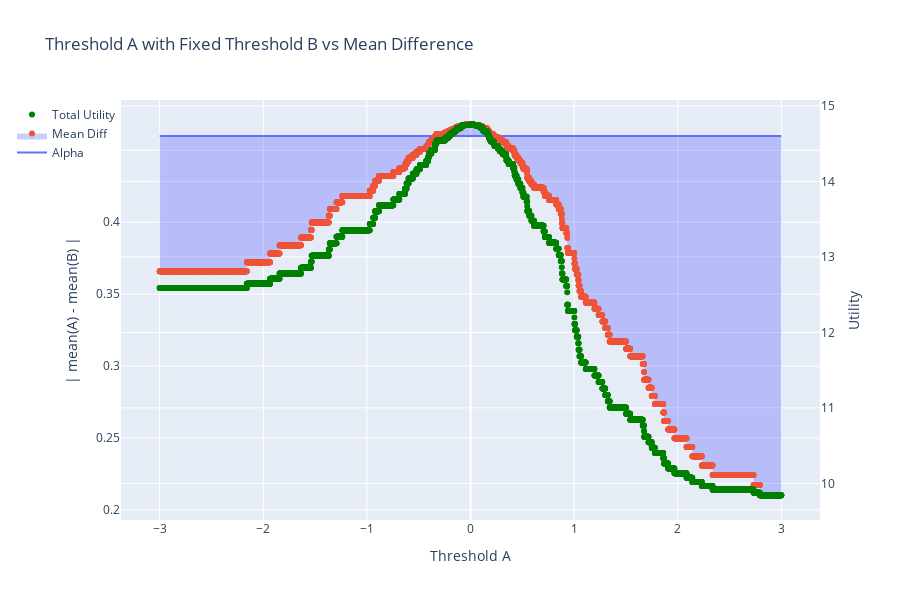

The cell this chart's notebook holds for it:
### Code cell
#Experiment #2 - Looking at utility as a function of threshold as opposed to as a function of alpha
from experiment_2 import experiment_2
test_alpha = 0.46
interval = 0.001
experiment_2(a, b, u_plus, u_minus, c_plus, c_minus, test_alpha, domain, interval, w_a, w_b)

### Figure 1 — Plotly figure (JSON) as saved in the notebook; plotly's stock layout.template omitted (floating-point values rounded to 4 significant figures; data arrays with more than 128 entries replaced by an {"elided": "..."} marker saying what was removed)
{"data": [{"mode": "lines", "name": "Alpha", "type": "scatter", "x": {"elided": "6000 float values"}, "y": {"elided": "6000 float values"}}, {"fill": "tonexty", "fillcolor": "rgba(0,0,255,0.2)", "mode": "markers", "name": "Mean Diff", "type": "scatter", "x": {"elided": "6000 float values"}, "y": {"elided": "6000 float values"}}, {"marker": {"color": "green"}, "mode": "markers", "name": "Total Utility", "type": "scatter", "x": {"elided": "6000 float values"}, "y": {"elided": "6000 float values"}, "yaxis": "y2"}], "layout": {"height": 600, "legend": {"x": 0, "xanchor": "right", "yanchor": "top"}, "showlegend": true, "title": {"text": "Threshold A with Fixed Threshold B vs Mean Difference"}, "xaxis": {"title": {"text": "Threshold A"}}, "yaxis": {"title": {"text": "| mean(A) - mean(B) |"}}, "yaxis2": {"overlaying": "y", "side": "right", "title": {"text": "Utility"}}}}
